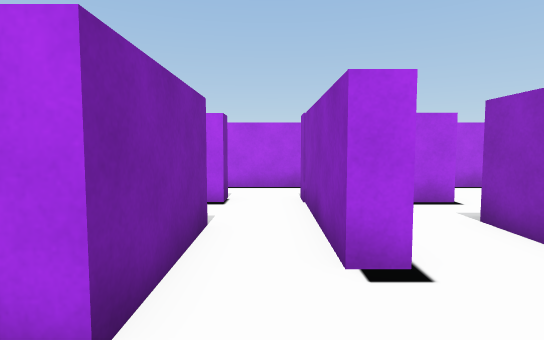
View 1 (above)

22 first-person views from a walk through a 3-D level made in the Unity game engine. The camera is 0.56 m above the floor, tilts 4° down and sees 80° across. The floor is counted in squares, 0.5 m on a side. Each view is taken from the middle of a square. On the plan, view 1 faces up. The plan holds only what a view shows up to about 13 squares ahead; the rest is blank. The player is left out.

View 2
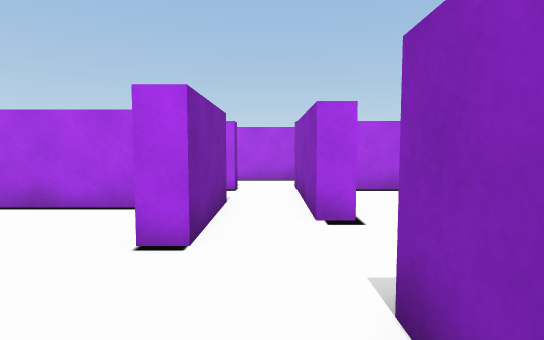

View 3
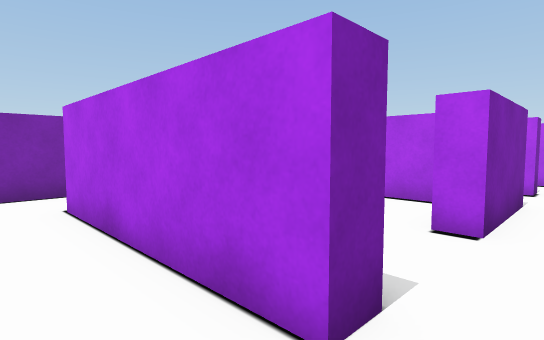

View 4
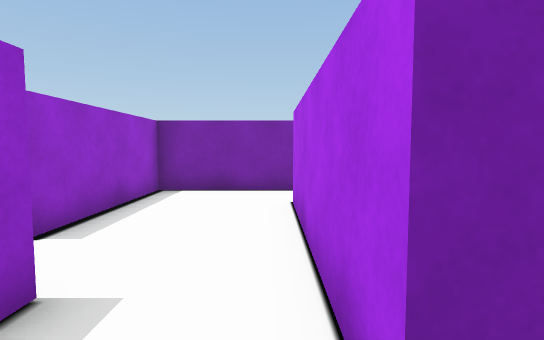

View 5
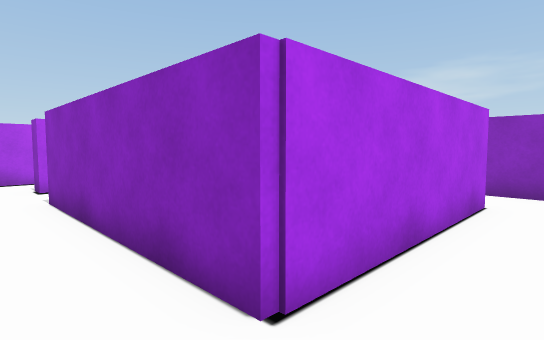

View 6
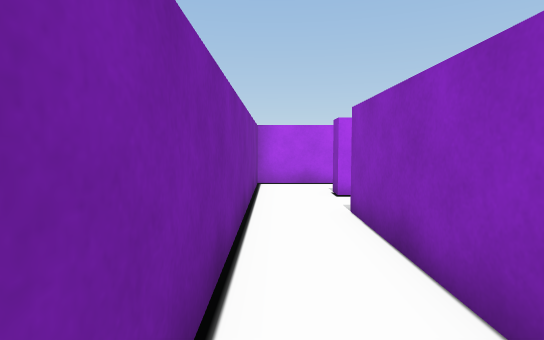

View 7
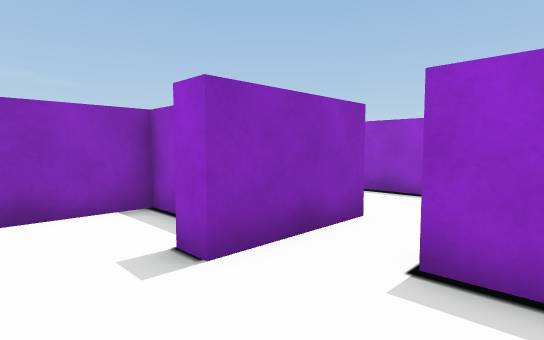

View 8
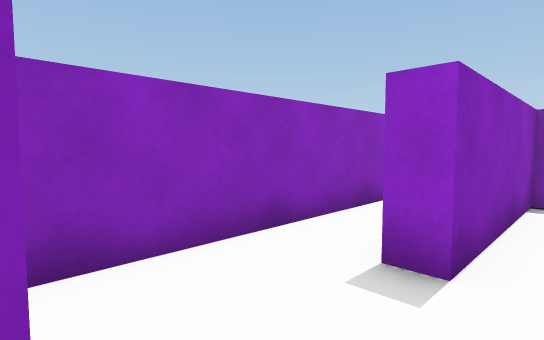

View 9
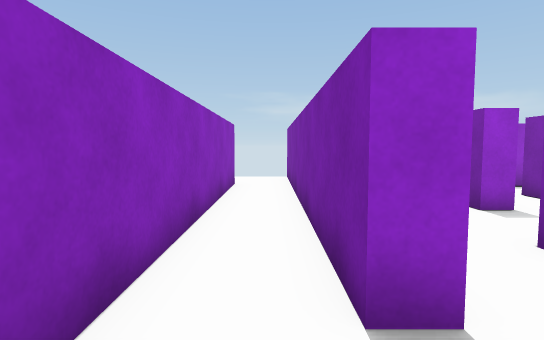

View 10
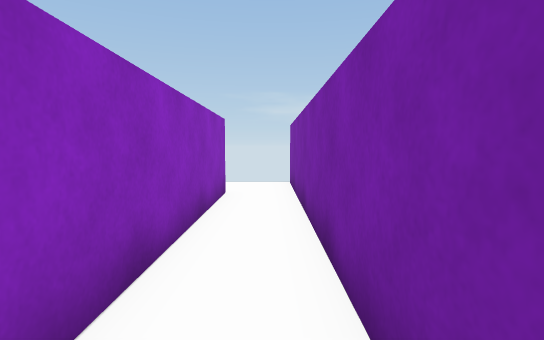

View 11
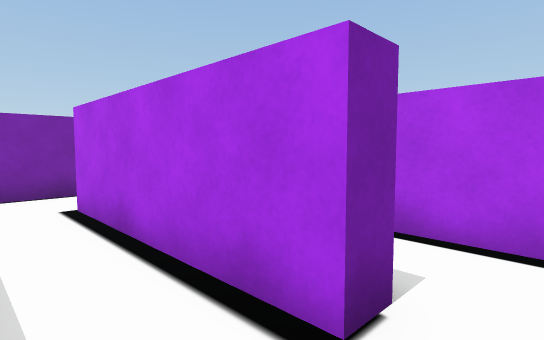

View 12
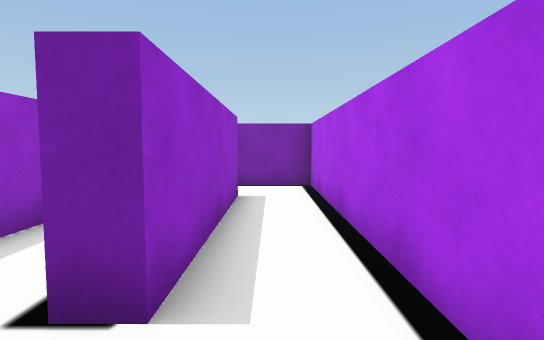

View 13
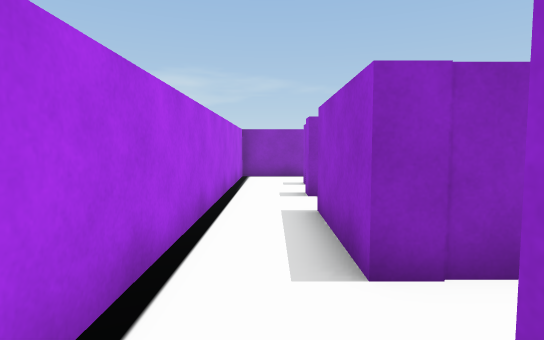

View 14
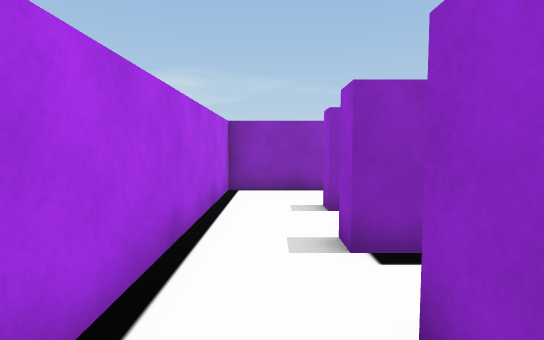

View 15
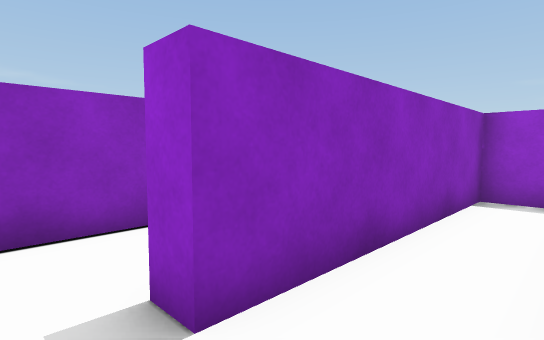

View 16
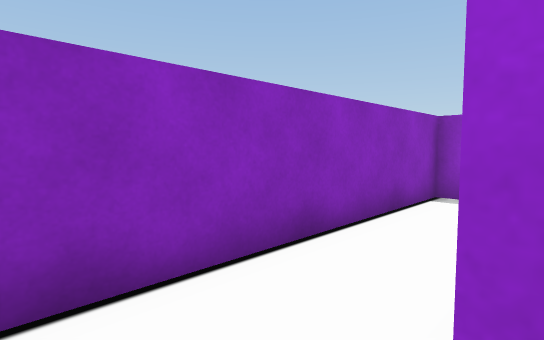

View 17
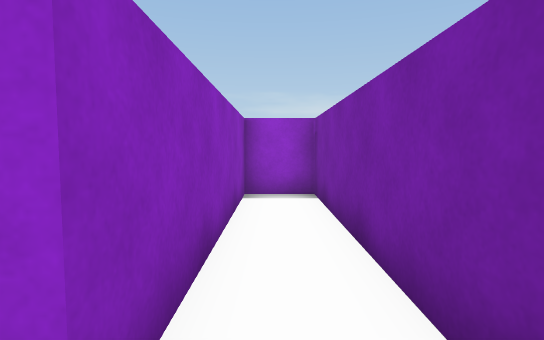

View 18
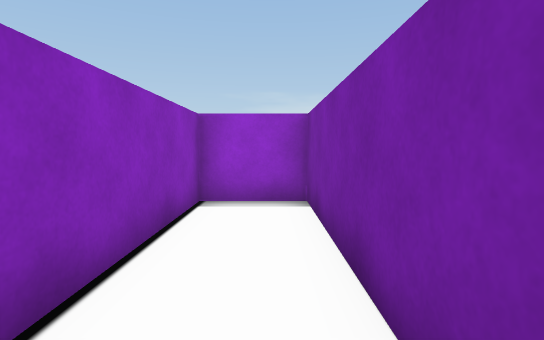

View 19
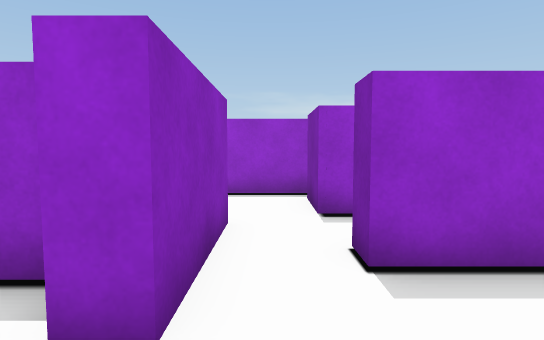

View 20
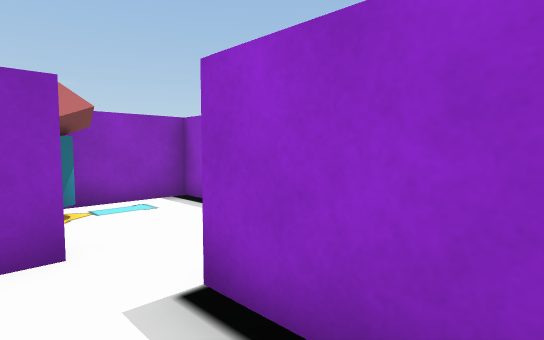

View 21
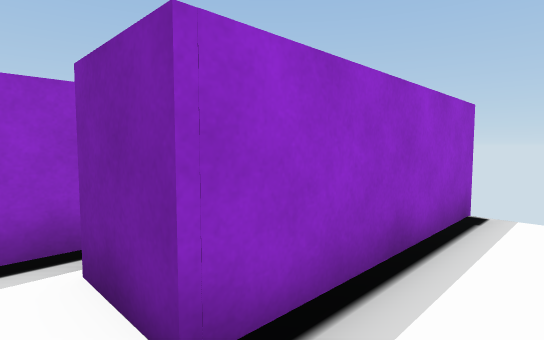

View 22
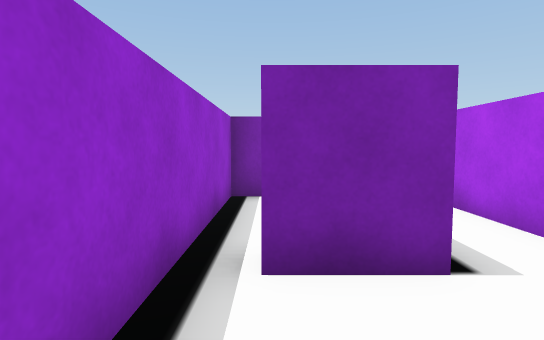

### Floor plan
Ten units are one square. View 1 is at (0, 0); x grows to the right and y downward. Boxes are objects, and circles mark ways between rooms. Rooms are numbered by the first view taken in them; rooms with no view inside come last. Other rooms are left out.
<svg viewBox="-96 -96 206 205">
<path fill="none" stroke="#000" d="M8 -1 14 -1M-10 -26 -10 -16 -16 -16M14 -29 8 -29M-38 -46 -29 -46M-10 9 -10 16 -66 16 -66 -46M-23 38 -16 38M-85 -76 -85 50 -39 50M-10 -48 -10 -26M8 -29 8 -66M-11 47 8 47 8 -1M-10 -72 -10 -66 -64 -66 -64 -72M6 -65 6 -72M14 -1 14 104M32 80 32 -49M38 -66 21 -66M6 -72 38 -72M54 -72 60 -72M60 -69 60 -3 77 -3 77 -70M75 -91 -85 -91 -85 -76M-64 -72 -10 -72M83 -62 83 -3 105 -3 105 -91 75 -91M77 -70 84 -70M-23 69 -23 38M-50 56 -70 56M-39 50 -39 56M-85 91 -85 99 8 99 8 75M-91 74 -39 74"/>
<rect x="-45" y="85" width="10" height="10" fill="#bbb"><title>purple block</title></rect>
<rect x="-5" y="65" width="10" height="20" fill="#bbb"><title>other object</title></rect>
<circle cx="0" cy="-35" r="3" fill="#2a7"/>
<circle cx="0" cy="10" r="3" fill="#2a7"/>
<circle cx="10" cy="-15" r="3" fill="#2a7"/>
<circle cx="-75" cy="-70" r="3" fill="#2a7"/>
<circle cx="0" cy="-70" r="3" fill="#2a7"/>
<circle cx="-30" cy="50" r="3" fill="#2a7"/>
<circle cx="40" cy="-70" r="3" fill="#2a7"/>
<circle cx="80" cy="-80" r="3" fill="#2a7"/>
<text x="0" y="-10">1</text>
<text x="-70" y="-10">2</text>
<text x="20" y="10">3</text>
<text x="20" y="-80">4</text>
<text x="90" y="-50">5</text>
<text x="-40" y="70">6</text>
</svg>
Room 1 opens to room 2. Room 1 opens to room 3. Room 2 opens to room 4. Room 2 opens to room 6. Room 3 opens to room 4. Room 4 opens to room 5.

Where each view was taken, in squares from view 1:
view 1: 0 up, 0 right, facing up
view 2: 2 down, 0 right, facing up
view 3: 3 down, 0 right, facing up-left
view 4: 2 down, 0 right, facing left
view 5: 3 down, 8 left, facing up-right
view 6: 1 down, 8 left, facing up
view 7: 2 down, 5 left, facing down-right
view 8: 3 up, 0 right, facing down-right
view 9: 2 up, 2 right, facing down
view 10: 0 up, 2 right, facing down
view 11: 5 up, 0 right, facing up-left
view 12: 8 up, 1 right, facing left
view 13: 8 up, 2 left, facing right
view 14: 8 up, 2 right, facing right
view 15: 8 up, 6 right, facing down-right
view 16: 8 up, 8 right, facing down-right
view 17: 8 up, 7 right, facing down
view 18: 7 up, 9 right, facing down
view 19: 2 down, 3 left, facing down
view 20: 6 down, 6 left, facing down-right
view 21: 6 down, 3 left, facing down-left
view 22: 9 down, 1 left, facing left
